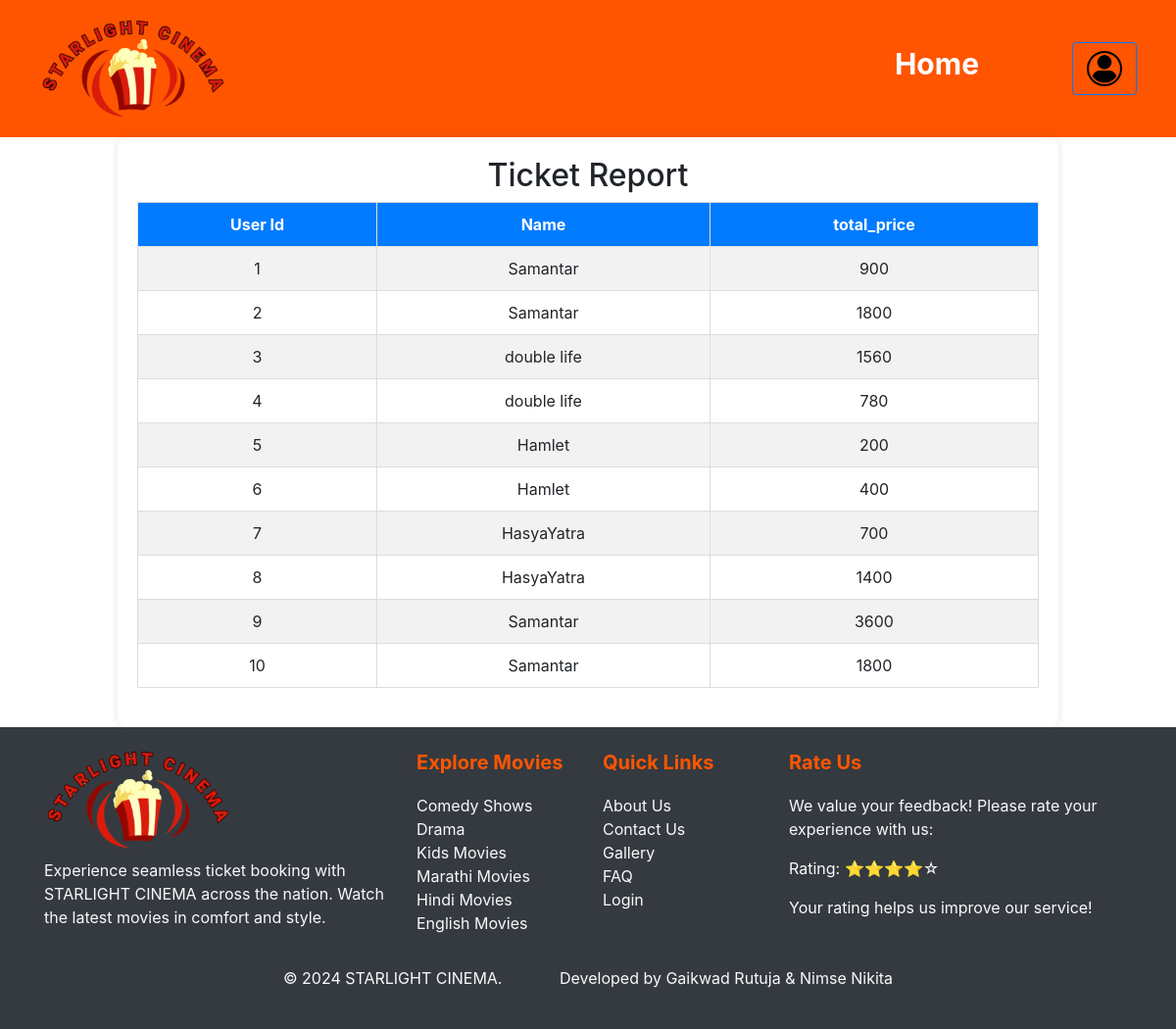
Before: /Admin/pages/report-ticket.php with the older database file.
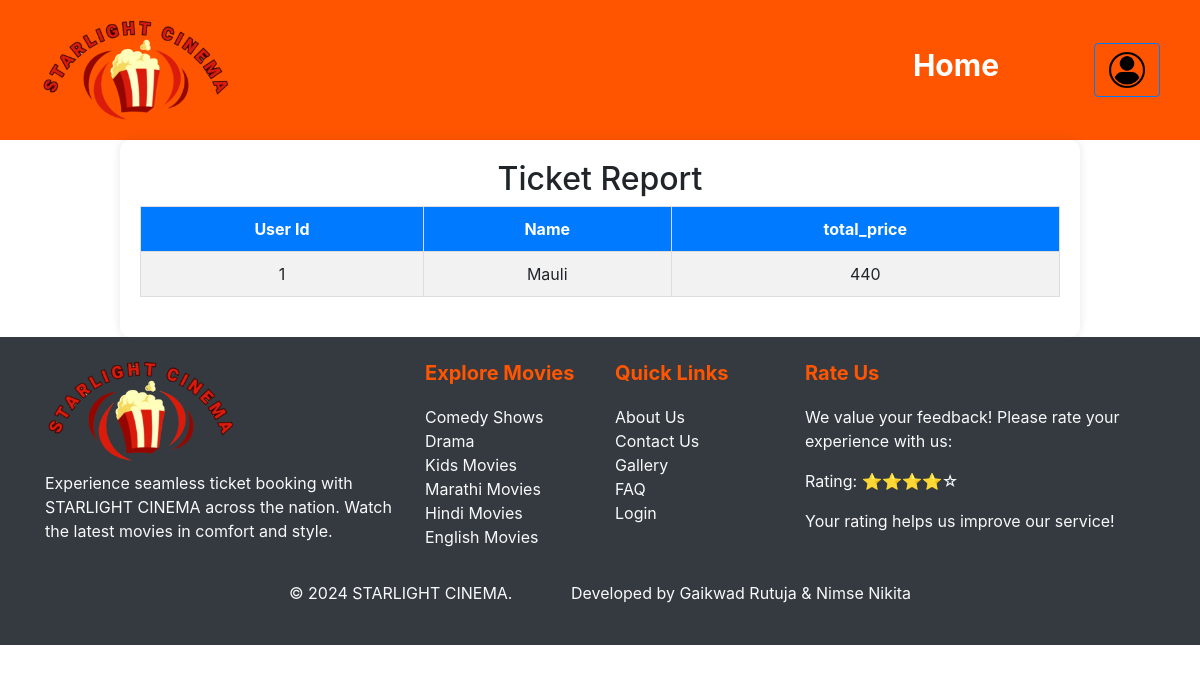
After: the same page with the newer database file.
### tables this page shows
CREATE TABLE `ticket` (
  `id` int(50) NOT NULL,
  `name` text NOT NULL,
  `quantity` text NOT NULL,
  `total_price` text NOT NULL,
  `image` text NOT NULL,
  `show_date` text NOT NULL,
  `show_time` text NOT NULL
);

### Admin/pages/report-ticket.php (the view, shortened to what this page needs)
<?php
$databaseHost = "localhost";
$databaseName = "movieticketdb";
$databaseUsername = "root";
$databasePassword = "";
$con = new mysqli($databaseHost, $databaseUsername, $databasePassword,$databaseName)or die($conn->connect_error());
$sql = "SELECT * FROM ticket ORDER BY id DESC";
 $query= $con->query($sql)
?>
<!DOCTYPE html>
<html lang="en">
<head>
    <link rel="stylesheet" href="./../css/addmovie.css">
    <link rel="stylesheet" href="./../css/manage-registration.css">
    <link rel="stylesheet" href="https://stackpath.bootstrapcdn.com/bootstrap/4.5.2/css/bootstrap.min.css">
</head>
<body>
    <header class="header">
        <div class="logo"><img src=".\..\..\Images\logo2.png" class="logo-img"></div>
        <nav class="nav">
        <ul>
            <li><a href="./admin-dashboard.php" style="margin-right:50px; font-size:30px;" >Home</a></li>
            <div class="d-flex align-items-center">
            <a href="./login.php" class="btn btn-outline-primary">
        <i class="bi bi-person"></i><img src =".\..\..\Images\login.png" style="height:40px;">
      </a>
    </div>
            </ul>
        </nav>
    </header>
    <div class="containers">
        <h2> Ticket Report</h2>
        <table class="movie-table">
            <thead>
                <tr>
                    <th>User Id</th>
                    <th>Name</th>
                    <th>total_price</th>
                </tr>
            </thead>
            <tbody>
                <tr>
                <?php
$i=0;
while ($res = $query->fetch_assoc())
 {
  echo "<tr>";
  echo" <td >".++$i."</td>";
  echo "<td>".$res['name']."</td>";
  echo "<td>".$res['total_price']."</td>";
  echo "</tr>";
}
?>
            </tbody>
        </table>
    </div>
     <div class="footer bg-dark text-light py-4">
    <div class="container">
        <div class="row">
            <div class="col-md-4">
            <div class="logo"><img src="./../../Images/logo2.png" class="logo-img" alt="Logo"></div>
                <p style="margin-top:10px;">Experience seamless ticket booking with STARLIGHT CINEMA across the nation. Watch the latest movies in comfort and style.</p>
            </div>
            <div class="col-md-2">
                <h5 class="footer-title">Explore Movies</h5>
                <ul class="list-unstyled">
                    <li><a href="#" class="text-light">Comedy Shows</a></li>
                    <li><a href="#" class="text-light">Drama</a></li>
                    <li><a href="#" class="text-light">Kids Movies</a></li>
                    <li><a href="#" class="text-light">Marathi Movies</a></li>
                    <li><a href="#" class="text-light">Hindi Movies</a></li>
                    <li><a href="#" class="text-light">English Movies</a></li>
                </ul>
            </div>
            <div class="col-md-2">
                <h5 class="footer-title">Quick Links</h5>
                <ul class="list-unstyled">
                    <li><a href="#" class="text-light">About Us</a></li>
                    <li><a href="#" class="text-light">Contact Us</a></li>
                    <li><a href="#" class="text-light">Gallery</a></li>
                    <li><a href="#" class="text-light">FAQ</a></li>
                    <li><a href="#" class="text-light">Login</a></li>
                </ul>
            </div>
            <div class="col-md-4">
    <h5 class="footer-title">Rate Us</h5>
    <p>We value your feedback! Please rate your experience with us:</p>
    <div class="rating">
    <p>Rating: ⭐⭐⭐⭐☆</p>
    </div>
    <p>Your rating helps us improve our service!</p>
</div>
        </div>
        <div class="row mt-3 text-center">
            <div class="col-12">
                <p>&copy; 2024 STARLIGHT CINEMA.  &nbsp; &nbsp; &nbsp; &nbsp; &nbsp; &nbsp;  Developed by Gaikwad Rutuja & Nimse Nikita</p>
            </div>
        </div>
    </div>
</div>
</body>
</html>

Changed rows visible on the page:
removed ticket: name "Samantar", total_price "900"
removed ticket: name "Samantar", total_price "1800"
removed ticket: name "double life", total_price "1560"
removed ticket: name "double life", total_price "780"
removed ticket: name "Hamlet", total_price "200"
removed ticket: name "Hamlet", total_price "400"
removed ticket: name "HasyaYatra", total_price "700"
removed ticket: name "HasyaYatra", total_price "1400"
removed ticket: name "Samantar", total_price "3600"
removed ticket: name "Samantar", total_price "1800"
added ticket: name "Mauli", total_price "440"
